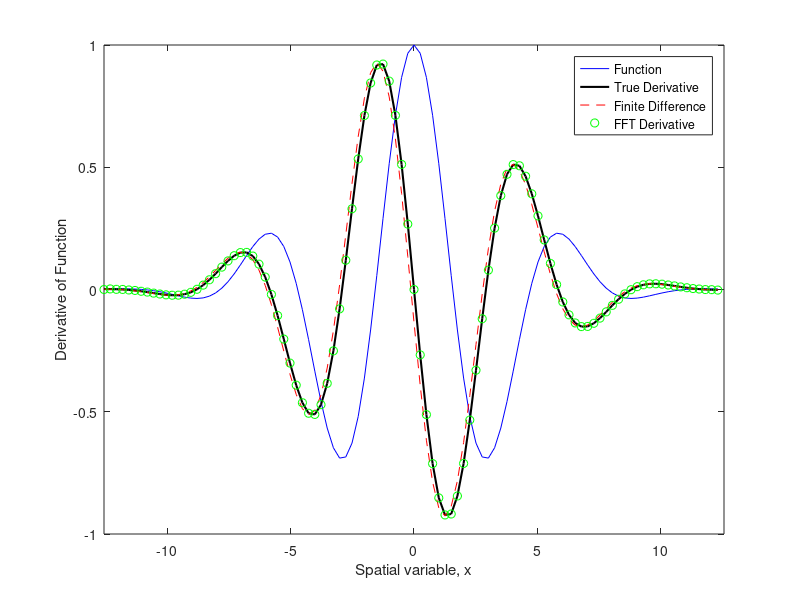

Here is the MATLAB script that generated this plot:
clear all;
close all;

N = 101;
L = 8*pi;
dx = L/(N-1);
x = -L/2:dx:L/2-dx;
f = cos(x).*exp(-x.^2/25);
df = -(sin(x).*exp(-x.^2/25) + (2/25)*x.*cos(x).*exp(-x.^2/25));
Nx = max(size(f));
plot(x,f,'b',x,df,'k','LineWidth',1.5)
hold on

% Approximate derivative using finite Difference...
for k=1:length(f)-1
    dfFD(k) = (f(k+1)-f(k))/dx; %Forward difference
end
dfFD(end+1) = dfFD(end);
plot(x,dfFD,'r--')

% Derivative using FFT (spectral derivative)
fhat = fft(f);
k = (2*pi/L)*[-Nx/2:Nx/2-1];
k = fftshift(k);  % important because fft has weird ordering
dfhat = 1i*k.*fhat;
dfspec = real(ifft(dfhat));
plot(x,dfspec,'go')
xlabel('Spatial variable, x')
ylabel('Derivative of Function')

% Plotting commands
axis([-L/2 L/2 -1 1])
legend('Function','True Derivative','Finite Difference','FFT Derivative')

%reason behnind FD is less accurat than FFT
% small neighbour of points around where I'm taking the derivative
% and I am estimating what the curvature (the derivative) is around
% these points. 
% If I use larger and larger radius of points, I'll get more and more
% accurate shceme. 
%However, in the spectral scheme, FFT, for each frequncy I have a 
% sine wave that covers all of the points in my domain. So doing 
% the derivative in the frequency domain is like takign a stencil that
%takes all the points in my domain, i.e., infifinte stencil.


